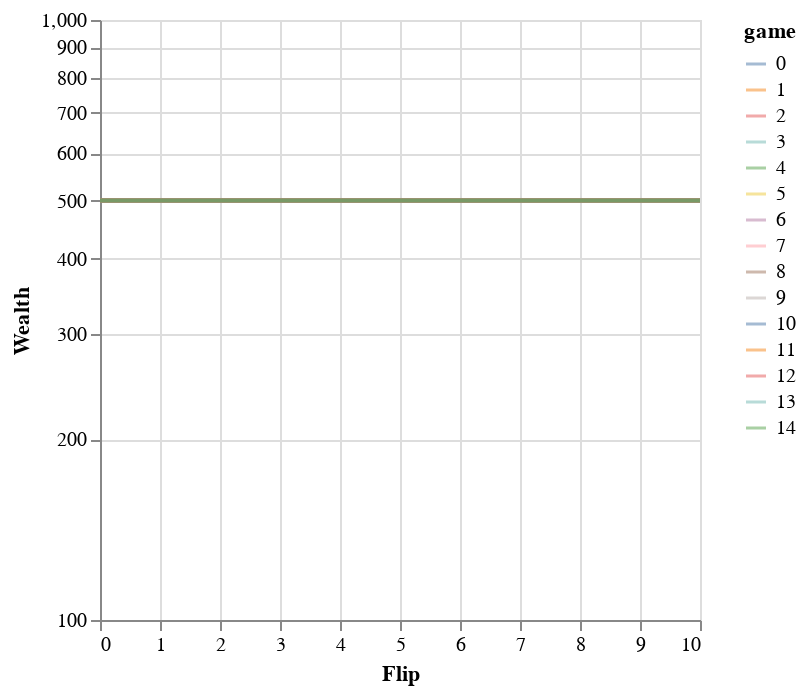

The code cell stored with this chart in its notebook:
### Markdown cell above
# Kelly Betting with an Estimate

### Code cell
kelly_w_estimate.plot_games(n_games=15, log=True, opacity=0.5)

### Figure 1 — Vega-Lite specification as saved in the notebook (floating-point values rounded to 4 significant figures; data arrays with more than 128 entries replaced by an {"elided": "..."} marker saying what was removed)
{"config": {"view": {"continuousWidth": 300, "continuousHeight": 300}}, "data": {"name": "data-73ff987e7c09a75db9a565aade7035c1"}, "mark": {"type": "line", "opacity": 0.5}, "encoding": {"color": {"field": "game", "type": "nominal"}, "x": {"field": "flip", "title": "Flip", "type": "quantitative"}, "y": {"field": "wealth", "scale": {"type": "log"}, "title": "Wealth", "type": "quantitative"}}, "$schema": "https://vega.github.io/schema/vega-lite/v5.8.0.json", "datasets": {"data-73ff987e7c09a75db9a565aade7035c1": {"elided": "165 records"}}}
